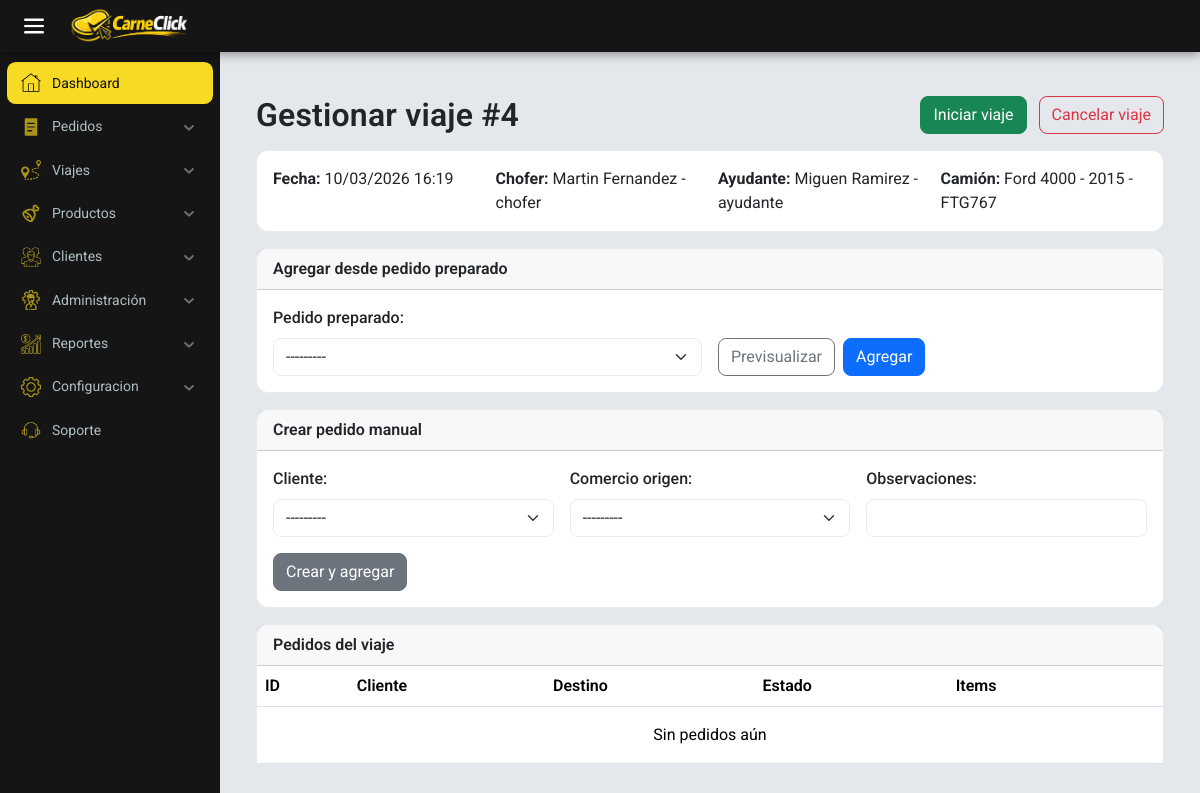
Screenshot of /encargado/viajes/4/ (signed in) with the database file from the repository.
### encargado/models.py (models this page shows, shortened)
class Viaje(models.Model):
    fecha = models.DateTimeField(default=timezone.now)
    chofer = models.ForeignKey(
        Empleados, on_delete=models.RESTRICT, related_name='viajes_como_chofer')
    ayudante = models.ForeignKey(
        Empleados, on_delete=models.RESTRICT, related_name='viajes_como_ayudante')
    camion_viaje = models.ForeignKey(Camiones, on_delete=models.RESTRICT)
    ESTADOS = [
        ('activo', 'Activo'),
        ('finalizado', 'Finalizado'),
    ]
    estado = models.CharField(max_length=10, choices=ESTADOS, default='activo')

class Empleados(models.Model):
    nombre = models.CharField(max_length=200)
    apellido = models.CharField(max_length=200)
    dni = models.IntegerField()
    direccion = models.CharField(max_length=200)
    telefono = models.IntegerField()
    disponibilidad = models.ForeignKey(Estado, on_delete=models.PROTECT)
    rol_empleado = models.ForeignKey(
        Rol_empleado, on_delete=models.PROTECT, default=1)
    def __str__(self):
        return f"{self.nombre} {self.apellido} - {self.rol_empleado.nombre}"

class Rol_empleado(models.Model):
    nombre = models.CharField(max_length=100)

class Camiones(models.Model):
    marca = models.CharField(max_length=200)
    dominio = models.CharField(max_length=7)
    disponibilidad = models.ForeignKey(Estado, on_delete=models.PROTECT)
    def __str__(self):
        return f"{self.marca} - {self.dominio}"

### encargado/views.py (the view)
# urls.py: path('viajes/<int:viaje_id>/', views.gestionar_viaje, name='gestionar_viaje'),
@group_required('Encargado')
def gestionar_viaje(request, viaje_id):
    viaje = get_object_or_404(Viaje, id=viaje_id)
    pedidos_viaje = Pedido.objects.filter(viaje=viaje).select_related(
        'cliente', 'cliente__comercio', 'estado')
    form_pendiente = AgregarPedidoPendienteForm()
    form_manual = PedidoNuevoForm()
    return render(request, 'html/viajes/gestionar_viaje.html', {
        'viaje': viaje,
        'pedidos': pedidos_viaje,
        'form_pendiente': form_pendiente,
        'form_manual': form_manual,
    })

### encargado/forms.py
class AgregarPedidoPendienteForm(forms.Form):
    pedido_pendiente = forms.ModelChoiceField(
        queryset=models.Pedido.objects.filter(estado__estado='preparado'),
        label="Pedido preparado",
        required=True,
        help_text="Selecciona un pedido preparado para agregarlo al viaje"
    )

class PedidoNuevoForm(forms.ModelForm):
    class Meta:
        model = models.Pedido
        fields = ['cliente', 'comercio_origen', 'observaciones']

### carneclick/context_processors.py (called while the page is built)
def client_info(request):
    cliente = None
    comercio_nombre = ''
    try:
        if request.user and request.user.is_authenticated:
            from encargado.models import Cliente as ClienteModel
            cliente = ClienteModel.objects.filter(
                user=request.user).select_related('comercio').first()
            if cliente and getattr(cliente, 'comercio', None):
                comercio_nombre = cliente.comercio.nombre
    except Exception:
        cliente = None
        comercio_nombre = ''
    return {
        'cliente_obj': cliente,
        'comercio_nombre': comercio_nombre,
    }

### encargado/models.py (called while the page is built)
    def __str__(self):
        return self.nombre

    def __str__(self):
        return self.comercio.nombre

    def __str__(self):
        return f'Pedido {self.id} - Cliente: {self.cliente.comercio.nombre}'

### encargado/templates/html/viajes/gestionar_viaje.html (shortened to what this page needs)
{% extends 'base_encargado.html' %}
{% load static %}
{% block content %}
<div class="container py-4">
  <div class="d-flex justify-content-between align-items-center mb-3">
    <h2 class="mb-0">Gestionar viaje #{{ viaje.id }}</h2>
    <div>
      <a href="{% url 'encargado:iniciar_viaje' viaje.id %}" class="btn btn-success">Iniciar viaje</a>
      <form method="post" action="{% url 'encargado:cancelar_viaje' viaje.id %}" style="display:inline;" onsubmit="return confirm('Cancelar el viaje? Esto devolverá los pedidos asociados al estado "preparado".')">
        <button type="submit" class="btn btn-outline-danger ms-2">Cancelar viaje</button>
      </form>
    </div>
  </div>
  <div class="card mb-3">
    <div class="card-body">
      <div class="row g-3">
        <div class="col-md-3"><strong>Fecha:</strong> {{ viaje.fecha|date:"d/m/Y H:i" }}</div>
        <div class="col-md-3"><strong>Chofer:</strong> {{ viaje.chofer }}</div>
        <div class="col-md-3"><strong>Ayudante:</strong> {{ viaje.ayudante }}</div>
        <div class="col-md-3"><strong>Camión:</strong> {{ viaje.camion_viaje }}</div>
      </div>
    </div>
  </div>
  <div class="card mb-3">
    <div class="card-header">Agregar desde pedido preparado</div>
    <div class="card-body">
      <form method="post" action="{% url 'encargado:agregar_pedido_desde_pendiente' viaje.id %}">
        <div class="row g-3 align-items-end">
          <div class="col-md-6">{{ form_pendiente.pedido_pendiente.label_tag }} {{ form_pendiente.pedido_pendiente }}</div>
          <div class="col-md-6 d-flex gap-2">
            <button type="button" class="btn btn-outline-secondary" id="previewPedidoBtn">Previsualizar</button>
            <button type="submit" class="btn btn-primary">Agregar</button>
          </div>
        </div>
      </form>
    </div>
  </div>
  <div class="card mb-3">
    <div class="card-header">Crear pedido manual</div>
    <div class="card-body">
      <form method="post" action="{% url 'encargado:agregar_pedido_manual_a_viaje' viaje.id %}">
        <div class="row g-3">
          <div class="col-md-4">{{ form_manual.cliente.label_tag }} {{ form_manual.cliente }}</div>
          <div class="col-md-4">{{ form_manual.comercio_origen.label_tag }} {{ form_manual.comercio_origen }}</div>
          <div class="col-md-4">{{ form_manual.observaciones.label_tag }} {{ form_manual.observaciones }}</div>
        </div>
        <button type="submit" class="btn btn-secondary mt-3">Crear y agregar</button>
      </form>
    </div>
  </div>
  <div class="card mb-3">
    <div class="card-header">Pedidos del viaje</div>
    <div class="card-body p-0">
      <table class="table mb-0">
        <thead>
          <tr>
            <th>ID</th>
            <th>Cliente</th>
            <th>Destino</th>
            <th>Estado</th>
            <th>Items</th>
            <th></th>
          </tr>
        </thead>
        <tbody>
        {% for p in pedidos %}
          <tr>
            <td>#{{ p.id }}</td>
            <td>{{ p.cliente.nombre }} {{ p.cliente.apellido }}</td>
            <td>{{ p.cliente.comercio.nombre }}</td>
            <td><span class="badge bg-secondary">{{ p.estado.estado }}</span></td>
            <td>{{ p.detallepedido_set.count }}</td>
            <td>
              <a href="{% url 'encargado:editar_pedido_preparado' p.id %}" class="btn btn-sm btn-outline-primary">Editar</a>
              <a href="{% url 'encargado:boleta_pedido' p.id %}" target="_blank" class="btn btn-sm btn-primary ms-1">Boleta PDF</a>
            </td>
          </tr>
        {% empty %}
          <tr><td colspan="6" class="text-center py-3">Sin pedidos aún</td></tr>
        {% endfor %}
        </tbody>
      </table>
    </div>
  </div>
</div>
{% endblock %}

### carneclick/static/css/theme.css (style rules this page uses)
:root { --brand-bg: #f7f9fc; --brand-text: #212529; --brand-muted: #6c757d; --brand-primary: #0d6efd; --brand-success: #198754; --brand-warning: #ffc107; --brand-danger: #dc3545; --brand-info: #0dcaf0; --brand-border: #e9ecef; --brand-card-bg: #ffffff; }
html, body { background-color: var(--brand-bg); color: var(--brand-text); font-family: "Inter", system-ui, -apple-system, "Segoe UI", Roboto, "Helvetica Neue", Arial, "Noto Sans", "Liberation Sans", sans-serif; -webkit-font-smoothing: antialiased; -moz-osx-font-smoothing: grayscale; }
h1, h2, h3, h4, h5 { font-weight: 600; letter-spacing: 0.2px; }
.card { border: 1px solid var(--brand-border); border-radius: 0.75rem; background: var(--brand-card-bg); }
.card-header { font-weight: 600; }
.table thead th { font-weight: 600; }
.btn { border-radius: 0.5rem; }
.btn-primary { background-color: var(--brand-primary); border-color: var(--brand-primary); }

### encargado/static/encargado/css/style_encargado.css (style rules this page uses)
:root { --background-color: #ffffff; --prymary-color: #F7DA24; --secondary-color: #151515; --text-color: #000000; --border-color: #ffffff; --sb-w: 220px; --sb-mini: 62px; --bar-h: 52px; --main-bg: #e4e7eb; }
* { margin: 0; padding: 0; box-sizing: border-box; font-family: "Roboto", sans-serif; }
body { width: 100%; min-height: 100vh; background-color: var(--main-bg); }

### rows the page displays
Viaje: id "4", fecha "10/03/2026 16:19", chofer "Martin Fernandez - chofer", ayudante "Miguen Ramirez - ayudante", camion_viaje "Ford 4000 - 2015 - FTG767"

### other values shown
{{ ui.Dashboard }} "Dashboard"
{{ ui.Orders }} "Pedidos"
{{ ui.Trips }} "Viajes"
{{ ui.Products }} "Productos"
{{ ui.Clients }} "Clientes"
{{ ui.Administration }} "Administración"
{{ ui.Reports }} "Reportes"
{{ ui.Settings }} "Configuracion"
{{ ui.Support }} "Soporte"
{{ label }} "Pedido preparado: Cliente: Comercio origen: Observaciones:"
